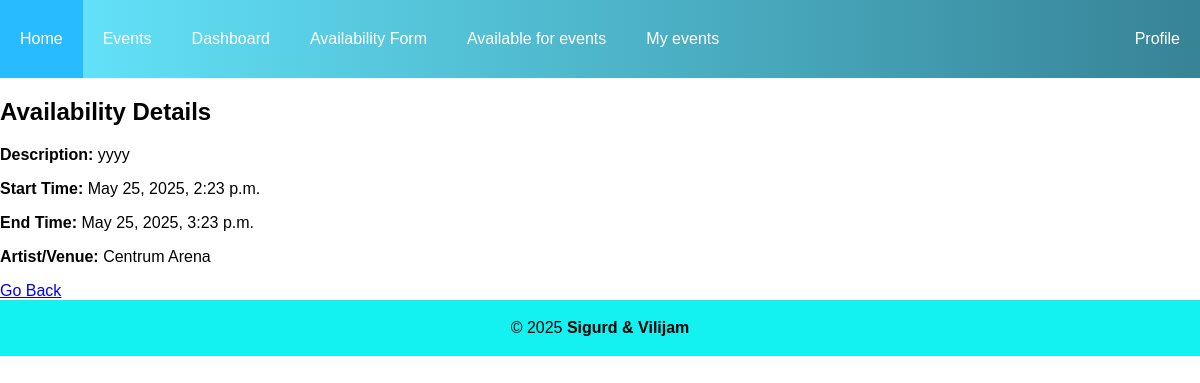
Page /listing/availability/25/ (signed in) on the committed database.
### app/models.py (models this page shows, shortened)
class Availability(models.Model):
    TYPE_CHOICES = [
        ("artist", "Artist"),
        ("venue", "Venue"),
    ]
    type = models.CharField(max_length=10, choices=TYPE_CHOICES)
    artist = models.ForeignKey(
        Artist,
        on_delete=models.CASCADE,
        null=True,
        blank=True,
        related_name="availability_artist",
    )
    venue = models.ForeignKey(
        Venue,
        on_delete=models.CASCADE,
        null=True,
        blank=True,
        related_name="availability_venue",
    )
    start_time = models.DateTimeField()
    end_time = models.DateTimeField()
    description = models.TextField()
    class Meta:
        constraints = [
            models.CheckConstraint(
                check=(
                    models.Q(artist__isnull=False, venue__isnull=True)
                    | models.Q(artist__isnull=True, venue__isnull=False)
                ),
                name="artist_or_venue_only",
            )
        ]

class Venue(models.Model):
    user = models.OneToOneField(
        User, on_delete=models.CASCADE, related_name="venue_user"
    )
    location = models.ForeignKey(
        "Location", on_delete=models.CASCADE, related_name="venue_location"
    )
    venuecapacity = models.IntegerField()
    venueimage = models.ImageField(
        upload_to="venuepics/", default="venuepics/default.png", null=True, blank=True
    )
    venuefans = models.ManyToManyField(User, related_name="venue_fans", blank=True)
    genres = models.ManyToManyField(Genre, related_name="venues", blank=True)

class User(AbstractUser):
    choices = [
        ("fan", "Fan"),
        ("artist", "Artist"),
        ("venue", "Venue"),
        ("doorman", "Doorman"),
    ]
    role = models.CharField(max_length=100, choices=choices, default="fan")
    profilename = models.CharField(
        max_length=100
    )  # Name on profile different from username and full name
    bio = models.TextField(max_length=1000, null=True, blank=True)
    profilepic = models.ImageField(
        upload_to="profilepics/",
        default="profilepics/default.png",
        null=True,
        blank=True,
    )

### app/views.py (the view, shortened to what this page needs)
# urls.py: path('listing/<str:listing_type>/<int:listing_id>/', views.listingdetail, name='listingdetail'),
@profile_required
@login_required
@role_required(["artist", "venue"])
def listingdetail(request, listing_id, listing_type):
    if listing_type == "availability":
        listing = get_object_or_404(Availability, id=listing_id)
    elif listing_type == "booking":
        listing = get_object_or_404(Booking, id=listing_id)
    else:
        return render(request, "404.html", status=404)  # Handle invalid listing type
    return render(
        request,
        "listingdetail.html",
        {"listing": listing, "listing_type": listing_type},
    )

### app/utils.py (called while the page is built)
def role_required(allowed_roles):
    def decorator(view_func):
        @wraps(view_func)
        def _wrapped_view(request, *args, **kwargs):
            if not request.user.is_authenticated:
                return HttpResponse(
                    "You must be logged in to access this page.", status=403
                )
            if request.user.role not in allowed_roles:
                return HttpResponse(
                    "You do not have permission to access this page.", status=403
                )
            return view_func(request, *args, **kwargs)
        return _wrapped_view
    return decorator

def profile_required(view_func):
    @wraps(view_func)
    def checkprofile(request, *args, **kwargs):
        user = request.user
        if not (
            hasattr(user, "fan_user")
            or hasattr(user, "artist_user")
            or hasattr(user, "venue_user")
            or hasattr(user, "doorman_user")
        ):
            return redirect("createprofile")
        return view_func(request, *args, **kwargs)
    return checkprofile

### templates/listingdetail.html (shortened to what this page needs)
{% extends 'base.html' %}
{% block content %}
<h2>{{ listing_type|capfirst }} Details</h2>
{% if listing_type == 'availability' %}
<p><strong>Description:</strong> {{ listing.description }}</p>
<p><strong>Start Time:</strong> {{ listing.start_time }}</p>
<p><strong>End Time:</strong> {{ listing.end_time }}</p>
<p><strong>Artist/Venue:</strong>
    {% if listing.artist %}
    {{ listing.artist.user.profilename }}
    {% elif listing.venue %}
    {{ listing.venue.user.profilename }}
    {% else %}
    Unknown
    {% endif %}
</p>
{% endif %}
<a href="javascript:history.back()">Go Back</a>
{% endblock %}

### static/css/base.css (style rules this page uses)
body { font-family: Verdana, Geneva, Tahoma, sans-serif; background: linear-gradient(rgb(255, 255, 255), rgb(255, 255, 255)); margin: 0; }

### rows in the picture
Availability: description "yyyy", start_time "May 25, 2025, 2:23 p.m.", end_time "May 25, 2025, 3:23 p.m.", venue.user.profilename "Centrum Arena"

### other values in the picture
{{ listing_type|capfirst }} "Availability"
